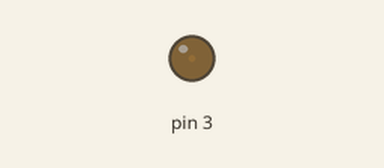
Bench run of a sketch on a simulated Arduino Uno, built with avr-gcc and run on an emulated ATmega328P. Parts: output pins drawn as LEDs (lit = HIGH).

Above: at 0.05 s.
At 1.95 s:
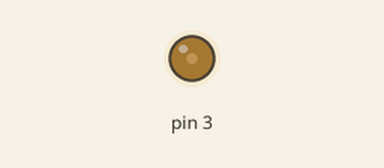
At 3.85 s:
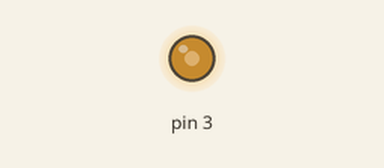
At 7.65 s:
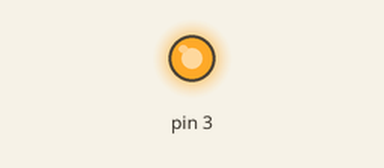
Timing chart, 0 to 10.0 s (numbered marks = the images above):
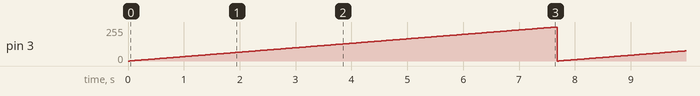

Measured:
- by itself, pin 3: ramps from 0/255 to 255/255 and jumps back, once every 7.7 s

The sketch:

zadanie3.ino
```cpp
// Rafał Raczyński
// Michał Smutkiewicz
// Joanna Zalewska
//
// Zadanie 3

// poziom jasności
unsigned char level=0;

// Inicjalizacja pinu 3 jako wyjścia na lampkę
void setup() {
  pinMode(3, OUTPUT);
}

// W 30-milisekundowych interwałach inkrementujemy poziom jasności lampki. Maksymalna jego wartość to 255.
// Przekroczenie tego poziomu powoduje powrót do wartości 0.
void loop() {
  analogWrite(3, level);
  level++;
  delay(30);
}
```
